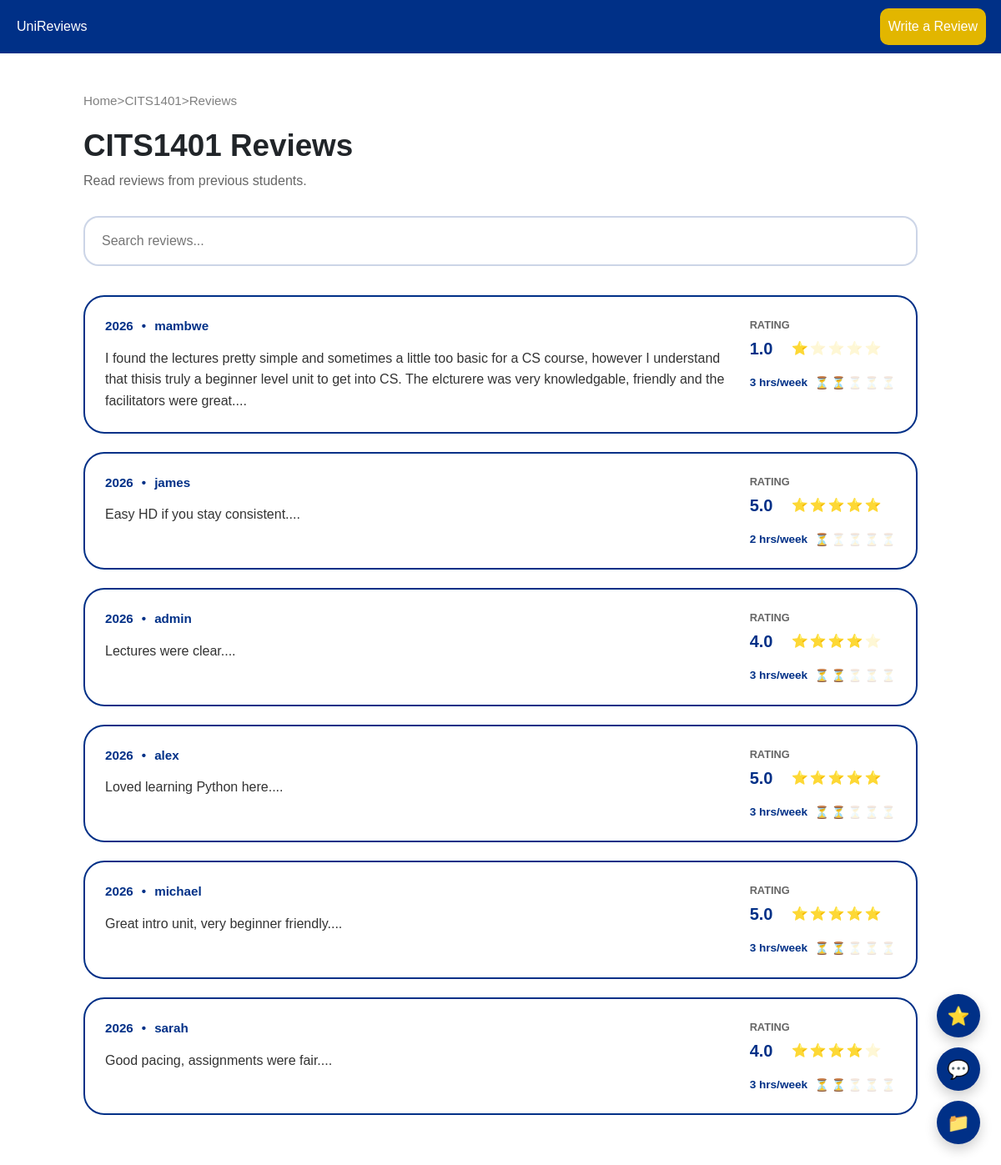
The app's page /CITS1401/reviews with its own data.
### app/models.py (models this page shows, shortened)
class Unit(db.Model):
    __tablename__ = "units"
    code = db.Column(
        db.String(16),
        primary_key=True
    )
    name = db.Column(
        db.String(255),
        nullable=False
    )
    level = db.Column(
        db.Integer,
        nullable=False
    )
    handbook_link = db.Column(db.String(500))
    tags = db.Column(db.JSON, default=list)
    prerequisites = db.Column(db.JSON, default=list)
    tips = db.Column(db.Text)
    reviews = db.relationship(
        "Review",
        back_populates="unit",
        cascade="all, delete-orphan"
    )
    discussions = db.relationship(
        "Discussion",
        back_populates="unit",
        cascade="all, delete-orphan"
    )
    projects = db.relationship(
        "Project",
        back_populates="unit",
        cascade="all, delete-orphan"
    )

class Review(db.Model):
    __tablename__ = "reviews"
    review_id = db.Column(db.Integer, primary_key=True)
    unit_code = db.Column(
        db.String(16),
        db.ForeignKey("units.code"),
        nullable=False
    )
    author_id = db.Column(
        db.Integer,
        db.ForeignKey("users.user_id"),
        nullable=False
    )
    rating = db.Column(db.Float, nullable=False)
    workload = db.Column(db.Float, nullable=False)
    content = db.Column(db.Text, nullable=False)
    get_ahead_tip = db.Column(db.String(200), nullable=True)
    created_at = db.Column(
        db.DateTime,
        default=lambda: datetime.now(timezone.utc)
    )
    unit = db.relationship(
        "Unit",
        back_populates="reviews"
    )
    author = db.relationship(
        "User",
        back_populates="reviews"
    )

class User(db.Model):
    __tablename__ = "users"
    user_id = db.Column(db.Integer, primary_key=True)
    username = db.Column(
        db.String(20),
        unique=True,
        nullable=False
    )
    email = db.Column(
        db.String(120),
        unique=True,
        nullable=False
    )
    password_hash = db.Column(
        db.String(256),
        nullable=False
    )
    role = db.Column(
        db.Enum(UserRole),
        default=UserRole.STUDENT,
        nullable=False
    )
    recently_viewed_units = db.Column(db.JSON, default=list)
    recently_viewed_discussions = db.Column(db.JSON, default=list)
    recently_viewed_projects = db.Column(db.JSON, default=list)
    study_plan = db.Column(db.JSON, default=list)
    bookmarks = db.Column(db.JSON, default=list)
    reviews = db.relationship(
        "Review",
        back_populates="author",
        cascade="all, delete-orphan"
    )
    discussions = db.relationship(
        "Discussion",
        back_populates="author",
        cascade="all, delete-orphan"
    )
    comments = db.relationship(
        "Comment",
        back_populates="author",
        cascade="all, delete-orphan"
    )
    projects = db.relationship(
        "Project",
        back_populates="author",
        cascade="all, delete-orphan"
    )

### app/routes.py (the view)
@main.route("/<unit_code>/reviews")
def unit_reviews(unit_code):
    unit = Unit.query.get_or_404(unit_code)
    search = request.args.get("search", "")
    query = Review.query.filter_by(unit_code=unit_code)
    if search:
        query = query.filter(
            Review.content.ilike(f"%{search}%")
        )
    reviews = query.order_by(
        Review.created_at.desc()
    ).all()
    return render_template(
        "content_list.html",
        unit=unit,
        items=reviews,
        content_type="reviews",
        page_title=f"{unit.code} Reviews"
    )

### app/routes.py (called while the page is built)
@main.context_processor
def inject_globals():
    return dict(
        current_user_id=get_current_user(),
        current_user=get_current_user_obj()
    )

def get_current_user():
    return session.get("user_id")

def get_current_user_obj():
    user_id = get_current_user()
    if not user_id:
        return None
    return User.query.get(get_current_user())

### app/templates/content_list.html (shortened to what this page needs)
{% extends "base.html" %}
{% block styles %}
<link
    rel="stylesheet"
    href="{{ url_for('static', filename='css/content_list.css') }}"
></link>
{% endblock %}
{% block content %}
<div class="page-container">
    <div class="breadcrumb">
        <a href="{{ url_for('main.index') }}">Home</a>
        >
        <a href="{{ url_for('main.unit_page', code=unit.code) }}">
            {{ unit.code }}
        </a>
        >
        <span>{{ content_type.title() }}</span>
    </div>
    <div class="page-header">
        <h1>
            {{ unit.code }} {{ content_type.title() }}
        </h1>
        <p>
            {% if content_type == "discussions" %}
                Ask questions and help other students.
            {% elif content_type == "projects" %}
                Explore past student projects and ideas.
            {% elif content_type == "reviews" %}
                Read reviews from previous students.
            {% endif %}
        </p>
    </div>
    <form method="GET" class="search-bar">
        <input
            type="search"
            name="search"
            placeholder="Search {{ content_type }}..."
            value="{{ request.args.get('search', '') }}"
        >
    </form>
    <div class="content-list">
        {% if items %}
            {% for item in items %}
                {% if content_type == "discussions" %}
                    {% include "partials/discussion_card.html" %}
                {% elif content_type == "projects" %}
                    {% include "partials/project_card.html" %}
                {% elif content_type == "reviews" %}
                    {% include "partials/review_card.html" %}
                {% endif %}
            {% endfor %}
        {% else %}
            <div class="empty-state">
                <h3>No {{ content_type }} to see yet. Be the first to add one!</h3>
            </div>
        {% endif %}
    </div>
</div>
{% endblock %}

### app/templates/partials/review_card.html
<div class="content-card review-card">
    <div class="review-main">
        <div class="review-content">
            <div class="review-meta">
                <span>{{ item.created_at.year }}</span>
                <span>•</span>
                <span>
                {% if item.author_id == current_user_id %}
                    You
                {% else %}
                    {{ item.author.username }}
                {% endif %}
                </span>
            </div>
            <p class="review-preview">
                {{ item.content[:600] }}...
            </p>
        </div>
        <div class="review-stats">
            <div class="review-stat">
                <span class="stat-label">
                    Rating
                </span>
                <div class="stat-inline">
                    <span class="stat-value">
                        {{ "%.1f"|format(item.rating) }}
                    </span>
                    <div class="review-stars">
                        {% for i in range(1, 6) %}
                            <span
                                class="star {% if item.rating >= i %}filled{% endif %}"
                            >
                                ⭐️
                            </span>
                        {% endfor %}
                    </div>
                </div>
            </div>
            <div class="review-stat">
                {% from "macros/workload.html" import workload_display %}
                {{ workload_display(item.workload, size="sm") }}
            </div>
        </div>
    </div>
</div>

### app/templates/macros/workload.html
{% macro workload_display(hours, size="md") %}
    {% if hours < 3 %}
        {% set filled = 1 %}
    {% elif hours < 6 %}
        {% set filled = 2 %}
    {% elif hours < 9 %}
        {% set filled = 3 %}
    {% elif hours < 12 %}
        {% set filled = 4 %}
    {% else %}
        {% set filled = 5 %}
    {% endif %}
    <span class="workload-display workload-display--{{ size }}">
        <span class="workload-hours">
            {% if hours == hours | int %}
                {{ hours | int }}
            {% else %}
                {{ "%.1f" | format(hours) }}
            {% endif %}
            hrs/week
        </span>
        <span class="workload-hourglasses">
            {% for i in range(1, 6) %}
                <span class="wl-hg {% if i <= filled %}wl-hg--filled{% else %}wl-hg--empty{% endif %}">⏳</span>
            {% endfor %}
        </span>
    </span>
{% endmacro %}

### app/static/css/workload_display.css (style rules this page uses)
.workload-display { display: inline-flex; align-items: center; gap: 8px; }
.workload-hours { font-weight: bold; color: rgb(0, 48, 135); white-space: nowrap; }
.workload-display--sm .workload-hours { font-size: 0.85rem; }
.workload-hourglasses { display: inline-flex; gap: 2px; }
.wl-hg { line-height: 1; }
.workload-display--sm .wl-hg { font-size: 0.9rem; }
.wl-hg--filled { opacity: 1; }
.wl-hg--empty { opacity: 0.18; }

### app/static/css/content_list.css (style rules this page uses)
body { background-color: white; font-family: Arial, Helvetica, sans-serif; }
.page-container { max-width: 1000px; margin: 0 auto; padding-top: 110px; padding-bottom: 60px; }
.breadcrumb { margin-bottom: 20px; font-size: 0.95rem; color: grey; }
.breadcrumb a { color: grey; text-decoration: none; font-weight: 500; }
.page-header { margin-bottom: 30px; }
.page-header h1 { font-size: 2.3rem; font-weight: bold; margin-bottom: 8px; }
.page-header p { color: #666; font-size: 1rem; }
.search-bar { margin-bottom: 35px; }
.search-bar input { width: 100%; padding: 16px 20px; border-radius: 18px; border: 2px solid rgba(0,48,135,0.2); font-size: 1rem; transition: 0.2s; }
.content-list { display: flex; flex-direction: column; gap: 22px; }
.content-card { display: block; padding: 24px; border-radius: 25px; border: 2px solid rgba(0,48,135); background-color: white; overflow: hidden; transition: 0.2s ease-in-out; text-decoration: none; color: inherit; }
.review-card { cursor: default; }
.review-main { display: flex; justify-content: space-between; gap: 30px; align-items: flex-start; }
.review-content { flex: 1; }
.review-meta { display: flex; align-items: center; gap: 10px; margin-bottom: 14px; font-size: 0.95rem; color: rgb(0,48,135); font-weight: bold; }
.review-preview { margin: 0; line-height: 1.6; color: #333; font-size: 1rem; }
.review-stats { min-width: 170px; display: flex; flex-direction: column; gap: 16px; }
.review-stat { display: flex; flex-direction: column; gap: 4px; }
.stat-label { font-size: 0.8rem; color: #666; text-transform: uppercase; font-weight: bold; }
.stat-inline { display: flex; align-items: center; gap: 10px; }
.stat-value { font-size: 1.25rem; font-weight: bold; color: rgb(0,48,135); min-width: 40px; }
.review-stars, .review-hourglasses { display: flex; gap: 2px; font-size: 1rem; }
.star, .hourglass { opacity: 0.2; }
.star.filled, .hourglass.filled { opacity: 1; }

### records on screen
Unit: code "CITS1401"
Review: created_at.year "2026", author.username "mambwe", content "I found the lectures pretty simple and sometimes a little too basic for a CS course, however I understand that thisis truly a beginner level unit to get into CS. The elcturere was very knowledgable, friendly and the facilitators were great.", rating "1.0", workload "3"
Review: created_at.year "2026", author.username "james", content "Easy HD if you stay consistent.", rating "5.0", workload "2"
Review: created_at.year "2026", author.username "admin", content "Lectures were clear.", rating "4.0", workload "3"
Review: created_at.year "2026", author.username "alex", content "Loved learning Python here.", rating "5.0", workload "3"
Review: created_at.year "2026", author.username "michael", content "Great intro unit, very beginner friendly.", rating "5.0", workload "3"
Review: created_at.year "2026", author.username "sarah", content "Good pacing, assignments were fair.", rating "4.0", workload "3"

### other values on screen
{{ content_type.title() }} "Reviews"
